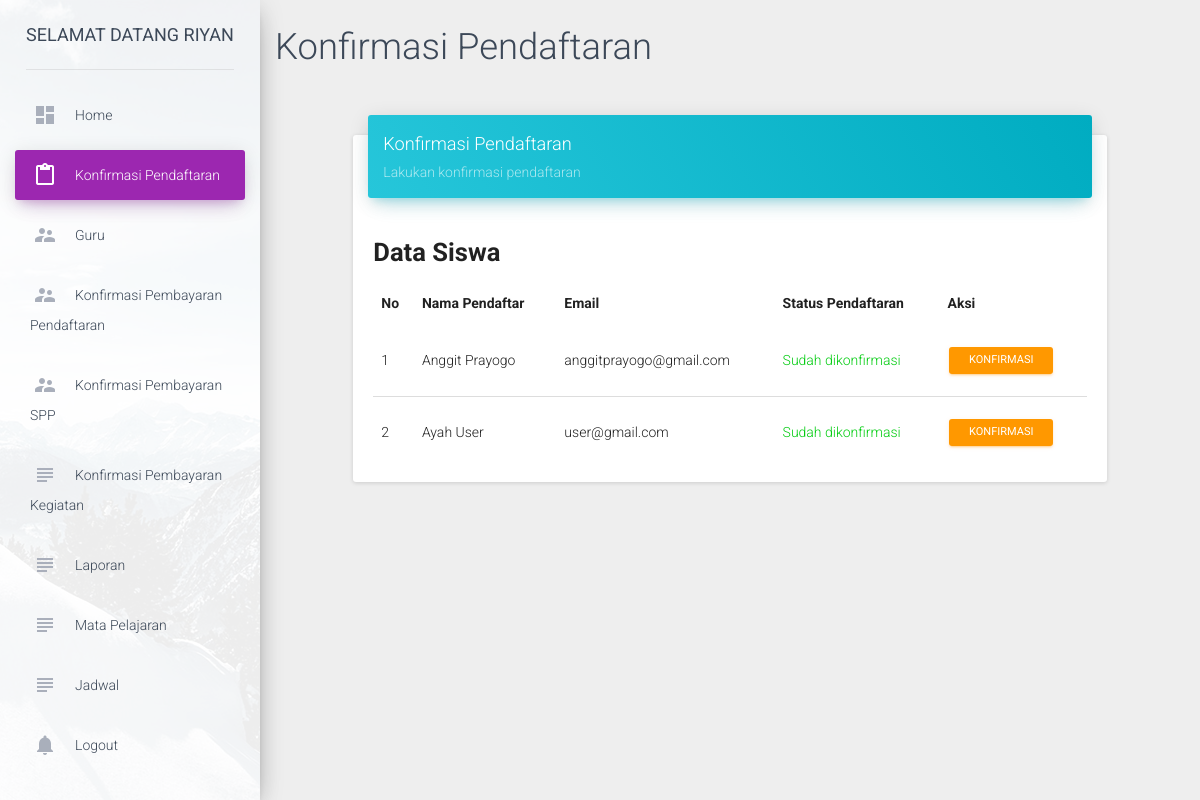
The app's page /dashboard/index.php?page=7 (signed in), older data.
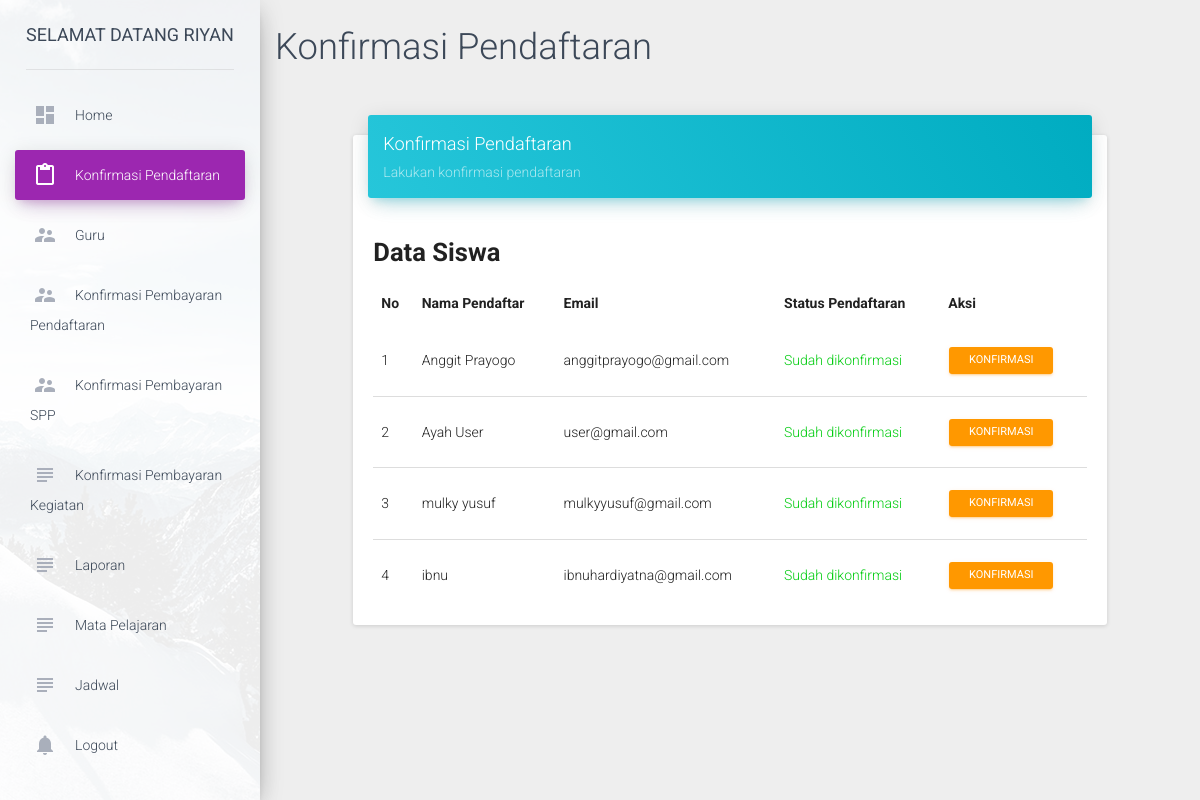
The same page, newer data.
### tables this page shows
CREATE TABLE `detail_pendaftaran` (
  `Id` int(11) NOT NULL AUTO_INCREMENT,
  `id_user` int(11) DEFAULT NULL,
  `id_admin` int(11) DEFAULT NULL,
  `tanggal_daftar` date DEFAULT NULL,
  `metode_pembayaran_pendaftaran` varchar(255) DEFAULT NULL COMMENT 'metode_pembayaran',
  `kelas` varchar(255) DEFAULT NULL,
  `usia` varchar(255) DEFAULT NULL,
  `status_pendaftaran` varchar(255) DEFAULT NULL,
  `status_kegiatan` int(11) NOT NULL DEFAULT '0',
  `biaya_kegiatan` int(11) DEFAULT '0',
  `tanggal_kegiatan` date DEFAULT NULL,
  `bukti_konfirmasi_pembayaran_kegiatan` varchar(255) DEFAULT NULL,
  PRIMARY KEY (`Id`),
  KEY `id_user` (`id_user`),
  KEY `id_admin` (`id_admin`),
  CONSTRAINT `detail_pendaftaran_ibfk_1` FOREIGN KEY (`id_user`) REFERENCES `pendaftaran` (`Id`) ON DELETE CASCADE ON UPDATE CASCADE,
  CONSTRAINT `detail_pendaftaran_ibfk_2` FOREIGN KEY (`id_admin`) REFERENCES `akun` (`Id`) ON DELETE CASCADE ON UPDATE CASCADE
);

CREATE TABLE `pendaftaran` (
  `Id` int(11) NOT NULL AUTO_INCREMENT,
  `nama` varchar(100) DEFAULT NULL,
  `nama_panggilan` varchar(50) DEFAULT NULL,
  `tempat_lahir` varchar(50) DEFAULT NULL,
  `tanggal_lahir` date DEFAULT NULL,
  `jenis_kelamin` char(1) DEFAULT NULL,
  `anak_ke` int(11) DEFAULT NULL,
  `jumlah_saudara` int(11) DEFAULT NULL,
  `di_jakarta_ikut` varchar(100) DEFAULT NULL,
  `nama_ayah` varchar(255) DEFAULT NULL,
  `tempat_lahir_ayah` varchar(255) DEFAULT NULL,
  `tanggal_lahir_ayah` date DEFAULT NULL,
  `pendidikan_terakhir_ayah` varchar(50) DEFAULT NULL,
  `pekerjaan_ayah` varchar(255) DEFAULT NULL,
  `agama_ayah` varchar(255) DEFAULT NULL,
  `nama_ibu` varchar(255) DEFAULT NULL,
  `tempat_lahir_ibu` varchar(255) DEFAULT NULL,
  `tanggal_lahir_ibu` date DEFAULT NULL,
  `pendidikan_terakhir_ibu` varchar(255) DEFAULT NULL,
  `pekerjaan_ibu` varchar(255) DEFAULT NULL,
  `agama_ibu` varchar(255) DEFAULT NULL,
  `telp` varchar(255) DEFAULT NULL,
  `upload_akte` varchar(255) DEFAULT NULL,
  `upload_kartu_keluarga` varchar(255) DEFAULT NULL,
  `foto_anak` varchar(255) DEFAULT NULL,
  `foto_keluarga` varchar(255) DEFAULT NULL,
  PRIMARY KEY (`Id`)
);

CREATE TABLE `akun` (
  `Id` int(11) NOT NULL AUTO_INCREMENT,
  `email` varchar(255) DEFAULT NULL,
  `password` varchar(255) DEFAULT NULL,
  `nama_admin` varchar(255) DEFAULT NULL,
  `role_user` varchar(255) DEFAULT NULL,
  `id_user` int(255) DEFAULT NULL,
  PRIMARY KEY (`Id`),
  KEY `id_user` (`id_user`),
  KEY `id_user_2` (`id_user`),
  CONSTRAINT `akun_ibfk_1` FOREIGN KEY (`id_user`) REFERENCES `pendaftaran` (`Id`) ON DELETE CASCADE ON UPDATE CASCADE
);

### dashboard/include/konfirmasi_pendaftaran.php (the view, shortened to what this page needs)
<h2>Konfirmasi Pendaftaran</h2>
<div class="row">
    <div class="col-sm-12 col-md-8 col-lg-10 col-lg-offset-1">
        <div class="card" style="margin-top: 50px">
            <div class="card-header" data-background-color="blue">
                <h4 class="title">Konfirmasi Pendaftaran</h4>
                <p class="category">Lakukan konfirmasi pendaftaran</p>
            </div>
            <div class="card-content">
                <h3 style="overflow: hidden;"><b>Data Siswa</b></h3>
				<table class="table table-hover">
					<thead>
						<tr>
							<td><b>No</b></td>
							<td><b>Nama Pendaftar</b></td>
							<td><b>Email</b></td>
							<td><b>Status Pendaftaran</b></td>
							<td><b>Aksi</b></td>
						</tr>
					</thead>
				    <tbody>
				    	<?php
				    		$query 	= "SELECT a.nama, a.id as id_daftar, b.id as id_akun,b.email,c.*
				    				FROM pendaftaran a, akun b, detail_pendaftaran c
						    		WHERE a.id=b.id_user
						    		AND b.role_user=1
						    		AND c.id_user = a.id
                    				AND a.upload_akte != ''
                    				AND a.upload_kartu_keluarga != ''
                    				AND a.foto_anak != ''
                    				AND a.foto_keluarga != ''";
				    		$exec 	=	mysqli_query($conn, $query);
				    		if ($exec) {
				    			$total	= mysqli_num_rows($exec);
				    			if ($total > 0) {
				    				while ($rows = mysqli_fetch_array($exec)) {
				    				    $status = $rows['status_pendaftaran'];
				    	?>
									<tr>
										<td><?php echo ++$no; ?></td>
										<td><?php echo $rows['nama']; ?></td>
										<td><?php echo $rows['email']; ?></td>
										<td><?php
										$status == 0 ?
										print("<font color='#e74c3c'>Belum dikonfirmasi</font>") :
										print("<font color='##2ecc71'>Sudah dikonfirmasi</font>");
										?></td>
										<td>
											<a href="include/proses_konfirmasi_pendaftaran.php?ida=<?php echo $rows['id_akun'] ?>&idd=<?php echo $rows['id_daftar'] ?>&idu=<?php echo $Id ?>" class="btn btn-warning btn-sm">Konfirmasi</a>
										</td>
									</tr>
				    	<?php
				    				}
				    			}else{
				    				echo "<td colspan='5' align='center'><h3><b>Belum ada siswa daftar</b></h3></td>";
				    			}
				    		}else{
				    			echo mysqli_error($conn);
				    		}
				    	?>
				    </tbody>
				</table>
            </div>
        </div>
    </div>
</div>

### dashboard/index.php (shortened to what this page needs)
<?php
$role = "";
if ($_SESSION['role_user'] == 0) {
	$role = "Admin";
}
$getPage = $_GET['page'];
switch ($getPage) {
	case 7:
		$page 				= "include/konfirmasi_pendaftaran.php";
		break;
}
?>
<!doctype html>
<html lang="en">
<head>
    <?php
    	include "include/libs.php";
    ?>
</head>
<body>
    <div class="wrapper">
        <div class="sidebar" data-color="purple" data-image="../assets/img/sidebar-1.jpg">
            <div class="logo">
                <a href="http://www.anggitprayogo.com" class="simple-text">
                    Selamat datang <?php $role == "Admin" ? print($nama_admin) : print($nama_panggilan); ?>
                </a>
            </div>
            <div class="sidebar-wrapper">
                <ul class="nav">
                    <li class="<?php $_SESSION['active'] == 1 ? print("active") : print("") ?>">
                        <a href="index.php?page=1">
                            <i class="material-icons">dashboard</i>
                            <p>Home</p>
                        </a>
                    </li>
                    <?php
					if ($role == "Admin") {
					?>
					<li class="<?php $_SESSION['active'] == 4 ? print("active") : print("") ?>">
                        <a href="index.php?page=7">
                            <i class="material-icons">content_paste</i>
                            <p>Konfirmasi Pendaftaran </p>
                        </a>
                    </li>
                    <li class="<?php $_SESSION['active'] == 6 ? print("active") : print("") ?>">
                        <a href="index.php?page=10">
                            <i class="material-icons">supervisor_account</i>
                            <p>Guru</p>
                        </a>
                    </li>
                    <li class="<?php $_SESSION['active'] == 8 ? print("active") : print("") ?>">
                        <a href="index.php?page=17">
                            <i class="material-icons">supervisor_account</i>
                            <p>Konfirmasi Pembayaran Pendaftaran</p>
                        </a>
                    </li>
                    <li class="<?php $_SESSION['active'] == 13 ? print("active") : print("") ?>">
                        <a href="index.php?page=25">
                            <i class="material-icons">supervisor_account</i>
                            <p>Konfirmasi Pembayaran SPP</p>
                        </a>
                    </li>
                    <li class="<?php $_SESSION['active'] == 14 ? print("active") : print("") ?>">
                        <a href="index.php?page=26">
                            <i class="material-icons">subject</i>
                            <p>Konfirmasi Pembayaran Kegiatan</p>
                        </a>
                    </li>
                    <li class="<?php $_SESSION['active'] == 9 ? print("active") : print("") ?>">
                        <a href="index.php?page=18">
                            <i class="material-icons">subject</i>
                            <p>Laporan</p>
                        </a>
                    </li>
                    <li class="<?php $_SESSION['active'] == 10 ? print("active") : print("") ?>">
                        <a href="index.php?page=19">
                            <i class="material-icons">subject</i>
                            <p>Mata Pelajaran</p>
                        </a>
                    </li>
                    <li class="<?php $_SESSION['active'] == 11 ? print("active") : print("") ?>">
                        <a href="index.php?page=22">
                            <i class="material-icons">subject</i>
                            <p>Jadwal</p>
                        </a>
                    </li>
					<?php
					}
					?>
                    <li>
                        <a href="../logout.php">
                            <i class="material-icons text-gray">notifications</i>
                            <p>Logout</p>
                        </a>
                    </li>
                </ul>
            </div>
        </div>
        <div class="main-panel">
            <div class="content">
                <div class="container-fluid">
                   <?php
                   include $page;
                   ?>
                </div>
            </div>
        </div>
    </div>
</body>
</html>

### dashboard/include/libs.php (shortened to what this page needs)
<link href="../assets/css/bootstrap.min.css" rel="stylesheet" />
<link href="../assets/css/material-dashboard.css?v=1.2.0" rel="stylesheet" />
<link href="../assets/css/demo.css" rel="stylesheet" />
<link href="../assets/css/font-awesome.min.css" rel="stylesheet">

Row changes from the older to the newer data that the page shows:
added detail_pendaftaran: id_user.nama "mulky yusuf", akun.email "mulkyyusuf@gmail.com"
added detail_pendaftaran: id_user.nama "ibnu", akun.email "ibnuhardiyatna@gmail.com"
